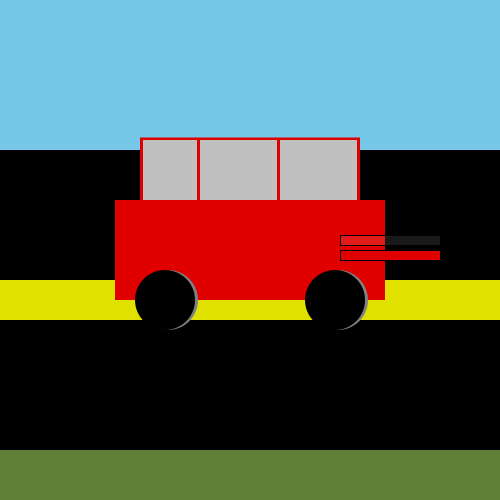
Frame 1 (no input)
Frame 60 (the mouse pressed at the canvas centre just before this capture): identical to frame 1, image omitted
Frame 120 (the mouse held since frame 60 and released just before this capture): identical to frame 1, image omitted

The Processing sketch that drew this single still picture (run headless with seeded random() and noise(); from frame 60 on, the mouse is pressed at the canvas centre):

// Processing sketch: car
// ── car.pde
void setup () {
  size (500, 500);
  background(225);
  println(width);
  println(height);
}
void draw () {
  noStroke();

  rect(100, 400, 800, 400);

  fill(225, 0, 0);
  ellipseMode(CENTER);//white c
  ellipse(168, 300, 20, 20);

  fill(118, 199, 232);
  rectMode(CENTER); //sky
  rect(100, 100, 800, 400);

  fill(96, 128, 56);
  rectMode(CENTER); //grass
  rect(100, 400, 800, 400);


  fill(0, 0, 0);
  rectMode(CENTER); //road
  rect(300, 300, 700, 300);

  fill(225, 225, 0);
  rectMode(CENTER); //road
  rect(300, 300, 600, 40);

  fill(225, 0, 0); 

  rectMode(CENTER); //MAIN BODY
  rect(width/2, height/2, 270, 100);





  fill(225, 0, 0); //TOP BODY, RED
  rectMode(CENTER); 
  rect(250, 200, 220, 125);


  fill(192, 192, 192); //FRONT WINDOW, SILVER 
  rectMode(CORNER);
  rect(280, 140, 77, 60);
  rect(200, 140, 77, 60);
  rect(143, 140, 54, 60);


  noStroke();

  fill(225, 0, 0);
  ellipseMode(CENTER);
  ellipse(168, 300, 20, 20);

  fill(128, 128, 128);//WHEEL SHADOW, GREY
  ellipse(168, 300, 60, 60); // (x,y,width, height)



  fill(0, 0, 0); // WHEEL,BLACK
  ellipse(165, 300, 60, 60);



  fill(128, 128, 128);
  ellipse(338, 300, 60, 60); // (x,y,width, height)

  fill(0, 0, 0);
  ellipse(335, 300, 60, 60);

  fill(225, 0, 0);
  stroke(0);
  rect(340, 250, 100, 10);

  fill(223, 30);
  stroke(0);
  rect(340, 235, 100, 10);
}
